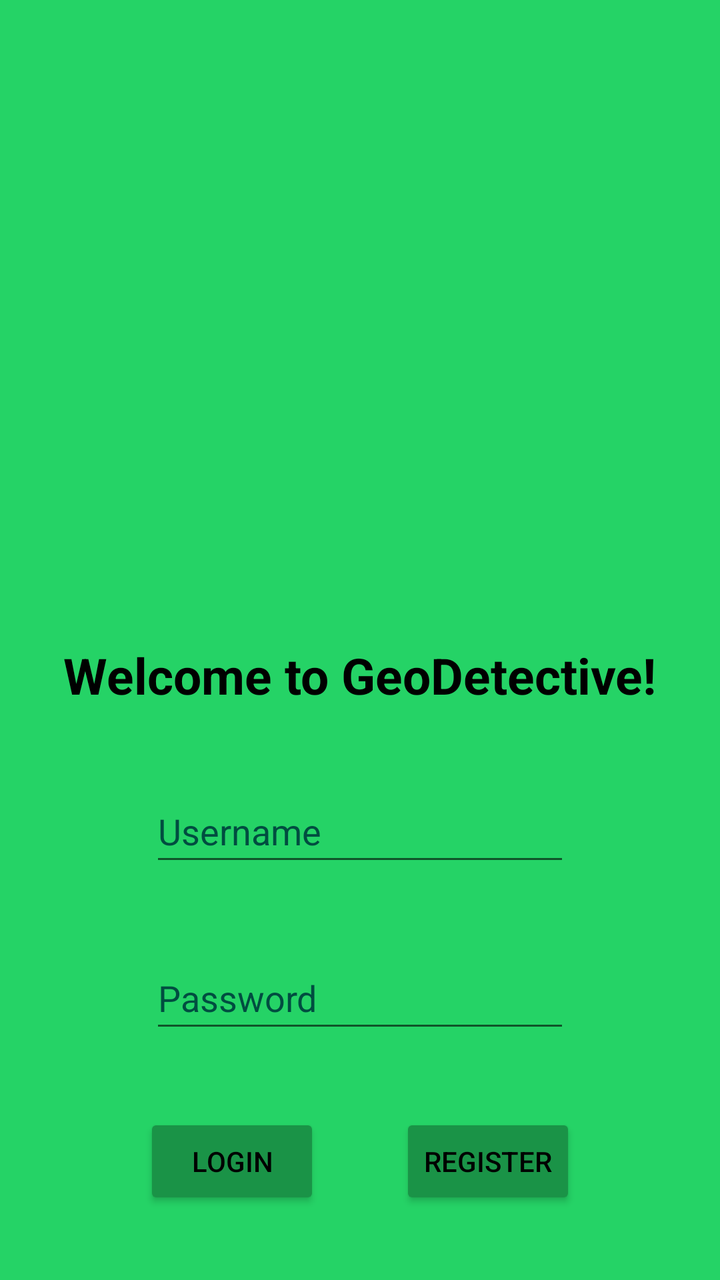
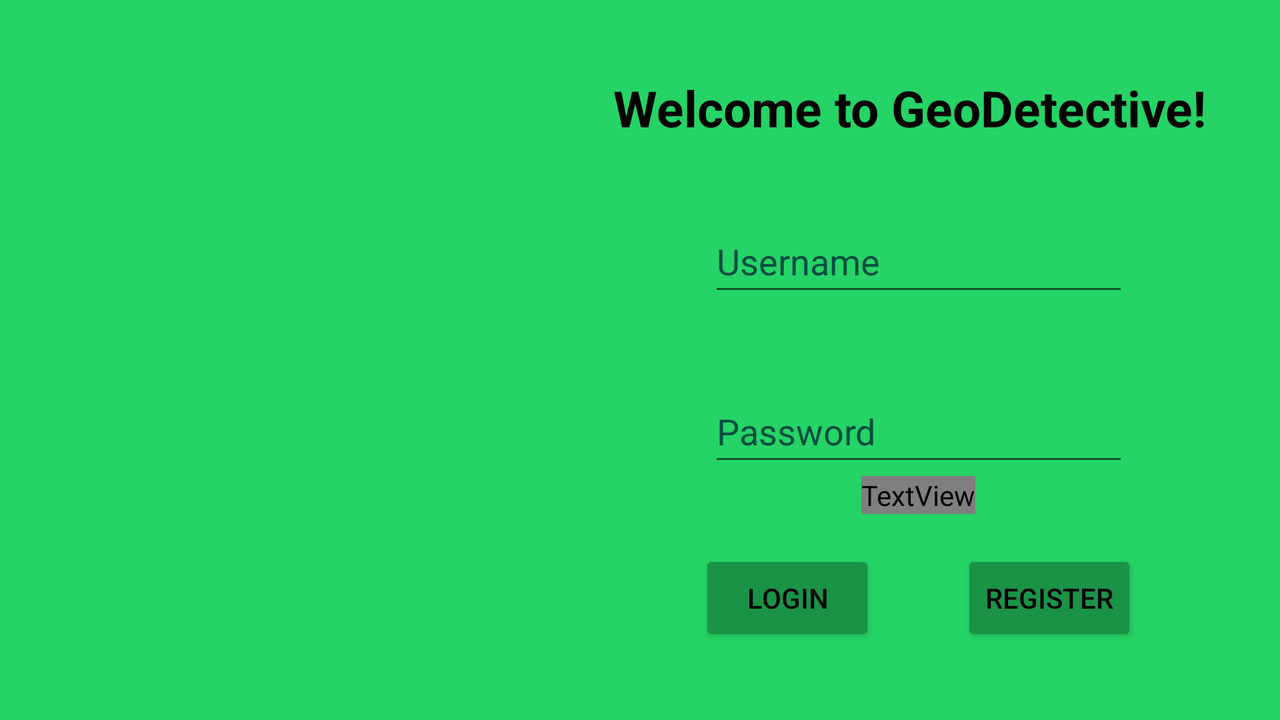

Compare how this app lays out the same screen by default and in its alternative resource folder. The renders come first, then the two layout files and the values they reference.
<!-- AndroidManifest.xml: application theme Theme.GeoDetective -->
<!-- res/layout/activity_login.xml -->
<?xml version="1.0" encoding="utf-8"?>
<androidx.constraintlayout.widget.ConstraintLayout xmlns:android="http://schemas.android.com/apk/res/android"
    xmlns:app="http://schemas.android.com/apk/res-auto"
    xmlns:tools="http://schemas.android.com/tools"
    android:layout_width="match_parent"
    android:layout_height="match_parent"
    android:background="@color/geo_green"
    tools:context=".LoginActivity">

    <TextView
        android:id="@+id/textView"
        android:layout_width="wrap_content"
        android:layout_height="wrap_content"
        android:text="@string/app_welcome"
        android:textStyle="bold"
        android:textSize="25sp"
        android:textColor="@color/black"
        app:layout_constraintBottom_toTopOf="@+id/Login_Username"
        app:layout_constraintTop_toBottomOf="@+id/Login_Logo"
        app:layout_constraintEnd_toEndOf="parent"
        app:layout_constraintStart_toStartOf="parent" />

    <ImageView
        android:id="@+id/Login_Logo"
        android:layout_width="250dp"
        android:layout_height="250dp"
        android:contentDescription="@string/logo"
        app:layout_constraintBottom_toTopOf="@+id/textView"
        app:layout_constraintEnd_toEndOf="@+id/textView"
        app:layout_constraintStart_toStartOf="@+id/textView"
        app:layout_constraintTop_toTopOf="parent"
        app:srcCompat="@mipmap/ic_launcher" />

    <EditText
        android:id="@+id/Login_Password"
        android:layout_width="wrap_content"
        android:layout_height="wrap_content"
        android:autofillHints="Password"
        android:ems="10"
        android:hint="@string/password"
        android:inputType="textPassword"
        android:minHeight="48dp"
        android:textColor="@color/black"
        android:textColorHint="#004D40"
        app:layout_constraintBottom_toTopOf="@id/Login_Btn"
        app:layout_constraintEnd_toEndOf="@+id/textView"
        app:layout_constraintStart_toStartOf="@+id/textView"
        app:layout_constraintTop_toBottomOf="@+id/Login_Username" />

    <EditText
        android:id="@+id/Login_Username"
        android:layout_width="wrap_content"
        android:layout_height="wrap_content"
        android:autofillHints="Username"
        android:ems="10"
        android:hint="@string/username"
        android:inputType="textPersonName"
        android:minHeight="48dp"
        android:textColor="@color/black"
        android:textColorHint="#004D40"
        app:layout_constraintBottom_toTopOf="@+id/Login_Password"
        app:layout_constraintEnd_toEndOf="@+id/textView"
        app:layout_constraintStart_toStartOf="@+id/textView"
        app:layout_constraintTop_toBottomOf="@+id/textView" />

    <Button
        android:id="@+id/Login_Btn"
        android:layout_width="wrap_content"
        android:layout_height="wrap_content"
        android:backgroundTint="@color/geo_green_darker"
        android:text="@string/login"
        android:textColor="@color/black"
        app:layout_constraintBottom_toBottomOf="parent"
        app:layout_constraintEnd_toStartOf="@id/Register_Btn"
        app:layout_constraintStart_toStartOf="@+id/textView"
        app:layout_constraintTop_toBottomOf="@+id/Login_Password" />

    <Button
        android:id="@+id/Register_Btn"
        android:layout_width="wrap_content"
        android:layout_height="wrap_content"
        android:backgroundTint="@color/geo_green_darker"
        android:text="@string/register"
        android:textColor="@color/black"
        app:layout_constraintBottom_toBottomOf="parent"
        app:layout_constraintEnd_toEndOf="@+id/textView"
        app:layout_constraintStart_toEndOf="@+id/Login_Btn"
        app:layout_constraintTop_toBottomOf="@+id/Login_Password" />


</androidx.constraintlayout.widget.ConstraintLayout>
<!-- resources referenced by this layout -->
<resources>
  <color name="black">#FF000000</color>
  <color name="geo_green">#25D366</color>
  <color name="geo_green_darker">#1a9347</color>
  <string name="app_welcome">Welcome to GeoDetective!</string>
  <string name="login">Login</string>
  <string name="logo">GeoDetective</string>
  <string name="password">Password</string>
  <string name="register">Register</string>
  <string name="username">Username</string>
  <style name="Theme.GeoDetective" parent="Theme.AppCompat.Light.NoActionBar">
          
          <item name="colorPrimary">@color/purple_500</item>
          <item name="colorPrimaryVariant">@color/purple_700</item>
          <item name="colorOnPrimary">@color/white</item>
          
          <item name="colorSecondary">@color/teal_200</item>
          <item name="colorSecondaryVariant">@color/teal_700</item>
          <item name="colorOnSecondary">@color/black</item>
          
          <item name="android:statusBarColor">?attr/colorPrimaryVariant</item>
          
      </style>
  <color name="purple_500">#FF6200EE</color>
  <color name="purple_700">#FF3700B3</color>
  <color name="white">#FFFFFFFF</color>
  <color name="teal_200">#FF03DAC5</color>
  <color name="teal_700">#FF018786</color>
</resources>
<!-- res/layout-land/activity_login.xml (the repository's variant of the layout above) -->
<!-- drawn on the phone turned sideways -->
<?xml version="1.0" encoding="utf-8"?>
<androidx.constraintlayout.widget.ConstraintLayout xmlns:android="http://schemas.android.com/apk/res/android"
    xmlns:app="http://schemas.android.com/apk/res-auto"
    xmlns:tools="http://schemas.android.com/tools"
    android:layout_width="match_parent"
    android:layout_height="match_parent"
    android:background="@color/geo_green"
    tools:context=".activities.LoginActivity">

    <TextView
        android:id="@+id/textView"
        android:layout_width="305dp"
        android:layout_height="31dp"
        android:text="@string/app_welcome"
        android:textColor="@color/black"
        android:textSize="25sp"
        android:textStyle="bold"
        app:layout_constraintBottom_toTopOf="@+id/Login_Username"
        app:layout_constraintEnd_toEndOf="parent"
        app:layout_constraintStart_toEndOf="@+id/Login_Logo"
        app:layout_constraintTop_toTopOf="parent" />

    <ImageView
        android:id="@+id/Login_Logo"
        android:layout_width="250dp"
        android:layout_height="250dp"
        android:contentDescription="@string/logo"
        app:layout_constraintBottom_toBottomOf="parent"
        app:layout_constraintEnd_toStartOf="@+id/textView"
        app:layout_constraintStart_toStartOf="parent"
        app:layout_constraintTop_toTopOf="parent"
        app:srcCompat="@mipmap/ic_launcher" />

    <EditText
        android:id="@+id/Login_Password"
        android:layout_width="wrap_content"
        android:layout_height="wrap_content"
        android:autofillHints="Password"
        android:ems="10"
        android:hint="@string/password"
        android:inputType="textPassword"
        android:minHeight="48dp"
        android:textColor="@color/black"
        android:textColorHint="#004D40"
        app:layout_constraintBottom_toTopOf="@id/Login_Btn"
        app:layout_constraintEnd_toEndOf="@+id/textView"
        app:layout_constraintStart_toStartOf="@+id/textView"
        app:layout_constraintTop_toBottomOf="@+id/Login_Username" />

    <EditText
        android:id="@+id/Login_Username"
        android:layout_width="wrap_content"
        android:layout_height="wrap_content"
        android:autofillHints="Username"
        android:ems="10"
        android:hint="@string/username"
        android:inputType="textPersonName"
        android:minHeight="48dp"
        android:textColor="@color/black"
        android:textColorHint="#004D40"
        app:layout_constraintBottom_toTopOf="@+id/Login_Password"
        app:layout_constraintEnd_toEndOf="@+id/textView"
        app:layout_constraintStart_toStartOf="@+id/textView"
        app:layout_constraintTop_toBottomOf="@+id/textView" />

    <Button
        android:id="@+id/Login_Btn"
        android:layout_width="wrap_content"
        android:layout_height="wrap_content"
        android:backgroundTint="@color/geo_green_darker"
        android:text="@string/login"
        android:textColor="@color/black"
        app:layout_constraintBottom_toBottomOf="parent"
        app:layout_constraintEnd_toStartOf="@id/Register_Btn"
        app:layout_constraintStart_toStartOf="@+id/textView"
        app:layout_constraintTop_toBottomOf="@+id/Login_Password" />

    <Button
        android:id="@+id/Register_Btn"
        android:layout_width="wrap_content"
        android:layout_height="wrap_content"
        android:backgroundTint="@color/geo_green_darker"
        android:text="@string/register"
        android:textColor="@color/black"
        app:layout_constraintBottom_toBottomOf="parent"
        app:layout_constraintEnd_toEndOf="@+id/textView"
        app:layout_constraintStart_toEndOf="@+id/Login_Btn"
        app:layout_constraintTop_toBottomOf="@+id/Login_Password" />

    <TextView
        android:id="@+id/ErrorTextLogin"
        android:layout_width="wrap_content"
        android:layout_height="wrap_content"
        android:textColor="@color/red"
        app:layout_constraintTop_toBottomOf="@+id/Login_Password"
        app:layout_constraintStart_toStartOf="@+id/Login_Password"
        app:layout_constraintEnd_toEndOf="@+id/Login_Password" />


</androidx.constraintlayout.widget.ConstraintLayout>
